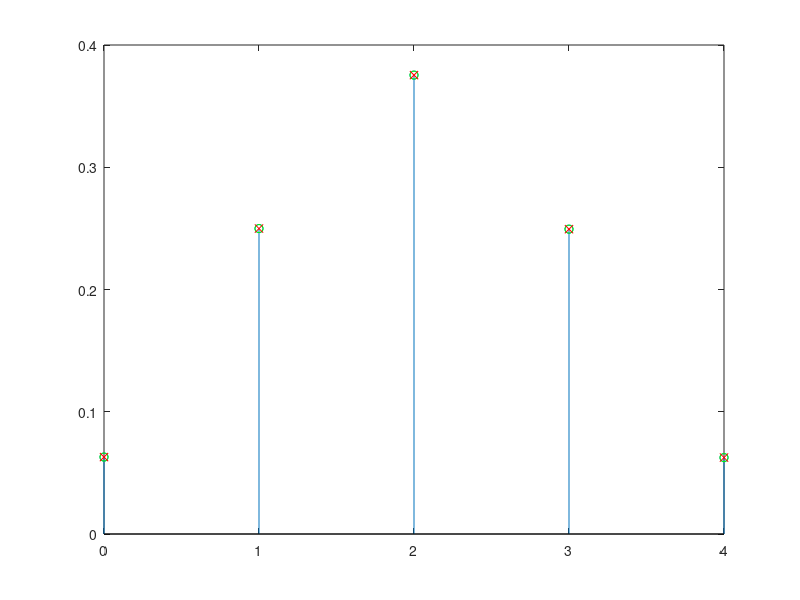

Source code (MATLAB):
experiencias = rand(4,1e5);
p = experiencias > 0.5;     %1==coroa
res = sum(p);
a = [0:4];
b = [];
for k = 0:4
    c = sum(res==k)/1e5;
    b = [b,c];
end
stem(a,b);
hold on
plot(a,b,'go');
plot(a,b,'rx');